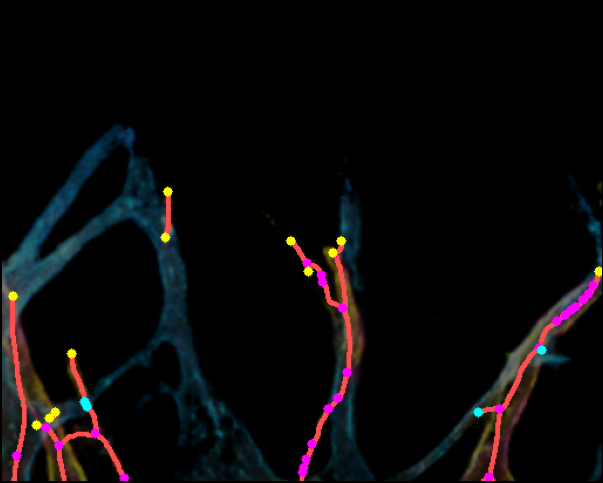
#> input picture panels/per_layer_depth/per_sample/1-16-512_LSGAN_r.png, 603 x 483 px
$ python -i smart_separation.py   (imports and definitions only)
#> lines starting #> are read from the running program, lines starting #| are printed output that depends on the picture; after the words box and inside, x2 and y2 are one past the last pixel; in counts of white or black regions, pixels touching at a corner belong together
"""
Smart depth-layer separation: distinguishes natural transitions (R→Y→B) from crossings (R over B).
Key idea: Yellow (middle layer) acts as a transition indicator.
  - If a hole in R mask contains Y pixels → natural depth transition → fill
  - If a hole in R mask contains B pixels → crossing → DON'T fill
"""
import matplotlib
# [1 line not run here, left out]
import matplotlib.pyplot as plt
import numpy as np
from PIL import Image
import cv2
from pathlib import Path
from skimage.morphology import skeletonize, remove_small_objects
from scipy.ndimage import binary_fill_holes, label
import warnings
# [1 line not run here, left out]

BASE = Path(r'C:\Users\seub1\Desktop\[Paper] Diffusion virtual staining paper\[1] Data')
OUT = Path(r'C:\Users\seub1\Desktop\[Paper] Diffusion virtual staining paper\analysis_output')

def load(p): return np.array(Image.open(p).convert('RGB'))

def get_raw_layers(img, min_area=50):
    """Get raw exclusive hue-based masks without any hole filling."""
#> called with min_area = 50
    hsv = cv2.cvtColor(img, cv2.COLOR_RGB2HSV)
#> hsv: shape (483, 603, 3); mean H, S, V 16.5, 39.7, 14.3
    h, s = hsv[:,:,0], hsv[:,:,1]
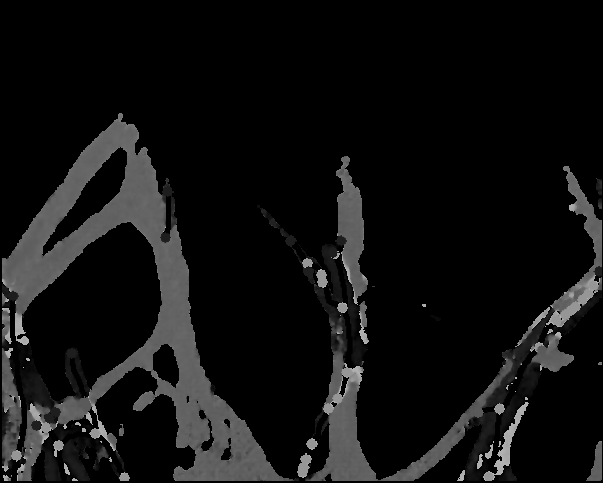
#> h: shape (483, 603); min 0, max 179, mean 16.5
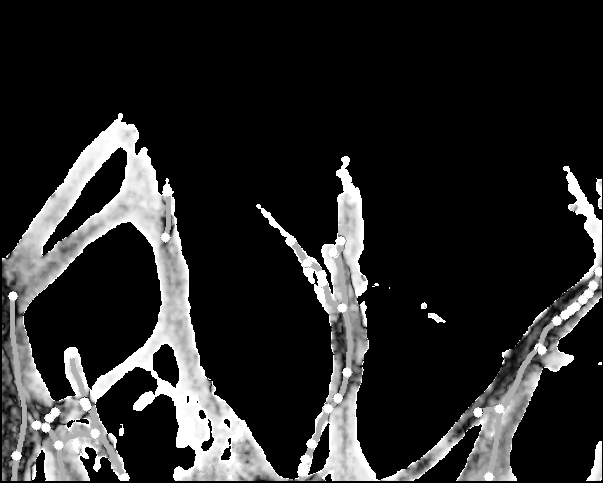
#> s: shape (483, 603); min 0, max 255, mean 39.7
    gray = cv2.cvtColor(img, cv2.COLOR_RGB2GRAY)
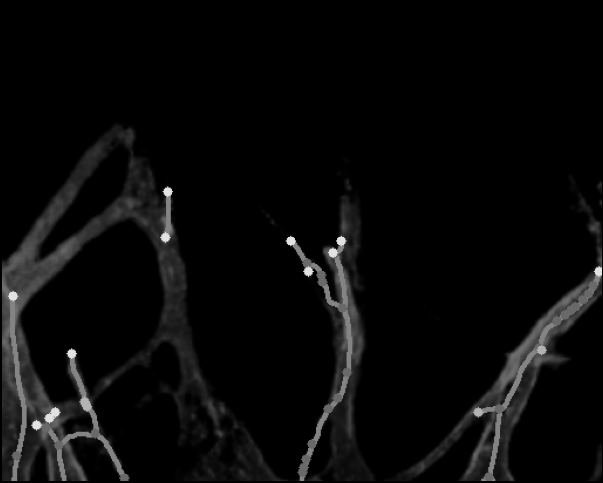
#> gray: shape (483, 603); min 0, max 226, mean 9.2
    fg = (gray > 15) & (s > 30)
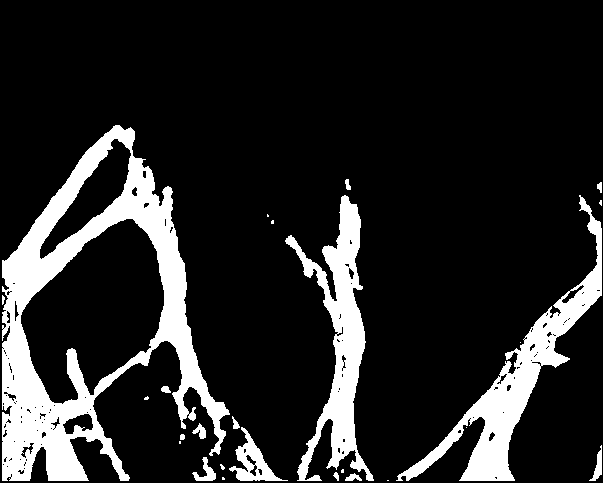
#> fg: shape (483, 603) bool; 15% white; 26 white regions (11 under 20 px), largest, box (x1, y1, x2, y2) and area: (2, 125, 230, 481) 24321, (396, 195, 602, 481) 9238, (285, 195, 374, 481) 8046

    r_mask = ((h <= 12) | (h >= 155)) & fg
#> r_mask: shape (483, 603) bool; 3% white; 73 white regions (48 under 20 px), largest, box (x1, y1, x2, y2) and area: (474, 348, 537, 481) 2214, (2, 300, 36, 453) 1665, (323, 245, 366, 378) 1272
    y_mask = ((h >= 13) & (h <= 55)) & fg
#> y_mask: shape (483, 603) bool; 2.6% white; 97 white regions (64 under 20 px), largest, box (x1, y1, x2, y2) and area: (482, 311, 552, 408) 983, (22, 372, 61, 424) 841, (466, 411, 497, 481) 717
    b_mask = ((h >= 85) & (h <= 140)) & fg
#> b_mask: shape (483, 603) bool; 8.4% white; 57 white regions (31 under 20 px), largest, box (x1, y1, x2, y2) and area: (2, 125, 230, 456) 14777, (327, 380, 374, 481) 1762, (339, 195, 363, 290) 1262

    k = cv2.getStructuringElement(cv2.MORPH_ELLIPSE, (3,3))
    def clean(mask):
        u = cv2.morphologyEx(mask.astype(np.uint8)*255, cv2.MORPH_CLOSE, k, iterations=2)
#> u: shape (483, 603); 3.2% white; 46 white regions (26 under 20 px), largest, box (x1, y1, x2, y2) and area: (474, 348, 537, 483) 2376, (2, 298, 44, 453) 1893, (42, 405, 125, 483) 1473
        u = cv2.morphologyEx(u, cv2.MORPH_OPEN, k, iterations=1)
#> u: shape (483, 603); 3.1% white; 32 white regions (7 under 20 px), largest, box (x1, y1, x2, y2) and area: (474, 349, 537, 483) 2285, (3, 298, 44, 453) 1882, (61, 406, 125, 475) 761
        return remove_small_objects(u > 0, min_size=min_area)

    return clean(r_mask), clean(y_mask), clean(b_mask)
#> in clean (call 2), `u = cv2.morphologyEx(mask.astype(np.uint8)*255, cv2.MORPH_CLOSE, k, it..`: u: shape (483, 603); 2.7% white; 83 white regions (49 under 20 px), largest, box (x1, y1, x2, y2) and area: (482, 311, 552, 408) 1029, (20, 372, 61, 424) 894, (466, 411, 497, 483) 734
#> in clean (call 2), `u = cv2.morphologyEx(u, cv2.MORPH_OPEN, k, iterations=1)`: u: shape (483, 603); 2.6% white; 48 white regions (16 under 20 px), largest, box (x1, y1, x2, y2) and area: (483, 311, 552, 408) 1022, (21, 372, 61, 424) 876, (466, 411, 497, 483) 731
#> in clean (call 3), `u = cv2.morphologyEx(mask.astype(np.uint8)*255, cv2.MORPH_CLOSE, k, it..`: u: shape (483, 603); 8.7% white; 44 white regions (20 under 20 px), largest, box (x1, y1, x2, y2) and area: (0, 125, 284, 483) 16291, (327, 380, 374, 483) 1815, (339, 195, 363, 290) 1282
#> in clean (call 3), `u = cv2.morphologyEx(u, cv2.MORPH_OPEN, k, iterations=1)`: u: shape (483, 603); 8.7% white; 42 white regions (16 under 20 px), largest, box (x1, y1, x2, y2) and area: (0, 125, 230, 456) 14930, (327, 380, 374, 483) 1808, (339, 195, 363, 290) 1277
#> in separate_layers_smart, `overall = gray > 15`: overall: shape (483, 603) bool; 15.4% white; 23 white regions (9 under 20 px), largest, box (x1, y1, x2, y2) and area: (2, 125, 230, 481) 24936, (396, 195, 602, 481) 9737, (285, 195, 374, 481) 8111

def smart_fill_holes(mask, transition_mask, crossing_mask, overall_vessel):
    """
    Fill holes in `mask` only if the hole contains mostly transition pixels.
    Don't fill if hole contains mostly crossing pixels.

    For R mask: transition=Y, crossing=B
    For B mask: transition=Y, crossing=R
    For Y mask: fill all holes (Y is the universal transition layer)
    """
    labeled, n = label(mask)
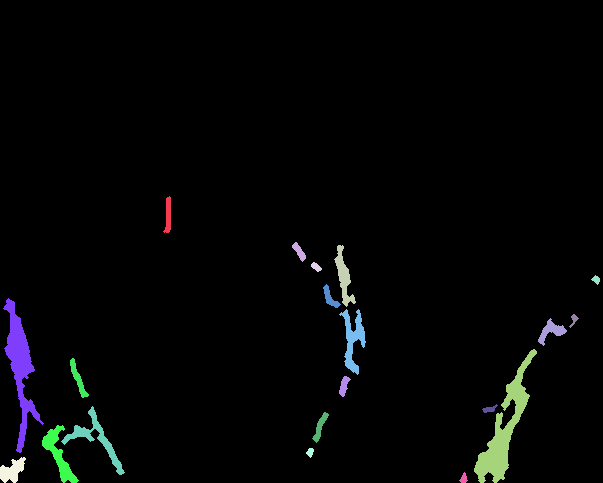
#> labeled: shape (483, 603) int32; 21 distinct labels, from 0 to 20; one colour per label, 0 black
#> n = 20
    filled = mask.copy()
    fill_info = []

    for i in range(1, n + 1):
        comp = labeled == i
        comp_filled = binary_fill_holes(comp)
        hole = comp_filled & ~comp & overall_vessel

        if np.sum(hole) < 5:  # skip tiny holes
            continue

        trans_count = np.sum(hole & transition_mask)
        cross_count = np.sum(hole & crossing_mask)
        total = trans_count + cross_count

        if total == 0:
            # Hole has no other layer pixels → likely just noise, fill it
            filled |= hole
            fill_info.append(('noise', np.sum(hole)))
        elif trans_count > cross_count * 0.5:
            # Mostly transition pixels → natural depth transition → fill
            filled |= hole
            fill_info.append(('transition', np.sum(hole), trans_count, cross_count))
        else:
            # Mostly crossing pixels → different vessel → DON'T fill
            fill_info.append(('crossing', np.sum(hole), trans_count, cross_count))
#> comp: shape (483, 603) bool; 0.02% white; 1 white region, box (x1, y1, x2, y2) and area: (459, 472, 468, 483) 56
#> after the loop, fill_info = []

    return filled, fill_info

def separate_layers_smart(img, min_area=50):
    """Smart layer separation that preserves crossings."""
    r_raw, y_raw, b_raw = get_raw_layers(img, min_area)
    gray = cv2.cvtColor(img, cv2.COLOR_RGB2GRAY)
    overall = gray > 15

    # Smart fill: R holes with Y=transition, B=crossing
    r_filled, r_info = smart_fill_holes(r_raw, y_raw, b_raw, overall)
#> r_info = []
    # Smart fill: B holes with Y=transition, R=crossing
    b_filled, b_info = smart_fill_holes(b_raw, y_raw, r_raw, overall)
#> in smart_fill_holes (call 2), `labeled, n = label(mask)`:
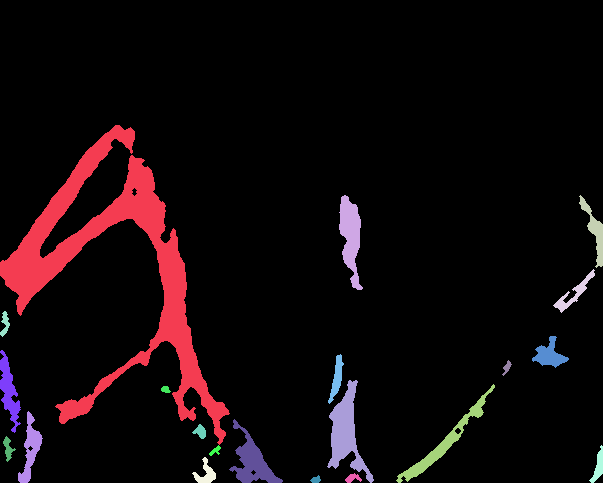
#> labeled: shape (483, 603) int32; 22 distinct labels, from 0 to 21; one colour per label, 0 black
#> in smart_fill_holes (call 2), `labeled, n = label(mask)`: n = 21
#> the loop in smart_fill_holes (call 2), `for i in range(1, n + 1):` made 21 passes
#> (trans_count, cross_count, total) on passes 11, 13: (0, 0, 0), (0, 0, 0)
#> after the loop in smart_fill_holes (call 2), `for i in range(1, n + 1):`: comp: shape (483, 603) bool; 0.02% white; 1 white region, box (x1, y1, x2, y2) and area: (310, 475, 321, 483) 56
#> after the loop in smart_fill_holes (call 2), `for i in range(1, n + 1):`: fill_info = [('noise', 24), ('noise', 13)]
#> b_info = [('noise', 24), ('noise', 13)]
    # Y: fill all holes (universal transition layer)
    y_filled = y_raw.copy()
    y_labeled, y_n = label(y_raw)
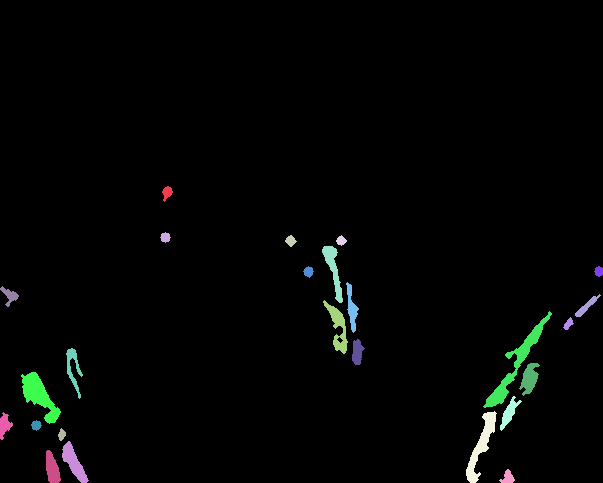
#> y_labeled: shape (483, 603) int32; 26 distinct labels, from 0 to 25; one colour per label, 0 black
#> y_n = 25
    for i in range(1, y_n + 1):
        comp = y_labeled == i
        comp_filled = binary_fill_holes(comp)
        y_filled |= comp_filled & ~comp & overall
#> comp: shape (483, 603) bool; 0.04% white; 1 white region, box (x1, y1, x2, y2) and area: (499, 469, 515, 483) 125

    return r_filled, y_filled, b_filled, r_info, b_info

def old_separate_layers_hf(img, min_area=50):
    """Old method: fill ALL holes (for comparison)."""
    r_raw, y_raw, b_raw = get_raw_layers(img, min_area)
    gray = cv2.cvtColor(img, cv2.COLOR_RGB2GRAY)
    overall = gray > 15

    def fill_all(mask):
        labeled, n = label(mask)
        filled = mask.copy()
        for i in range(1, n + 1):
            comp = labeled == i
            filled |= binary_fill_holes(comp) & ~comp & overall
        return filled

    return fill_all(r_raw), fill_all(y_raw), fill_all(b_raw)

def find_features(skeleton):
    su = skeleton.astype(np.uint8)
    ks = np.array([[1,1,1],[1,0,1],[1,1,1]], dtype=np.uint8)
    nb = cv2.filter2D(su, -1, ks) * su
    return np.argwhere(nb == 1), np.argwhere(nb >= 3)

def dilate_skel(s, t=3):
    k = cv2.getStructuringElement(cv2.MORPH_ELLIPSE, (t, t))
    return cv2.dilate(s.astype(np.uint8)*255, k, iterations=1) > 0

# ===== Test on representative samples =====
gt_multi_dir = BASE / 'Multi-color' / 'Pix2pix'
samples = ['18-19-512', '1-16-512', '9-15-512', '16-18-716', '1-19-716']
layer_colors = [(230, 70, 70), (240, 220, 50), (70, 130, 240)]

# [91 lines not run here, left out]

>>> import cv2
>>> picture = cv2.cvtColor(cv2.imread('../../../../panels/per_layer_depth/per_sample/1-16-512_LSGAN_r.png'), cv2.COLOR_BGR2RGB)
>>> result = separate_layers_smart(picture)
#> result = 5 items

$ run again, on panels/per_layer_depth/per_sample/1-16-512_PBBDM_b.png
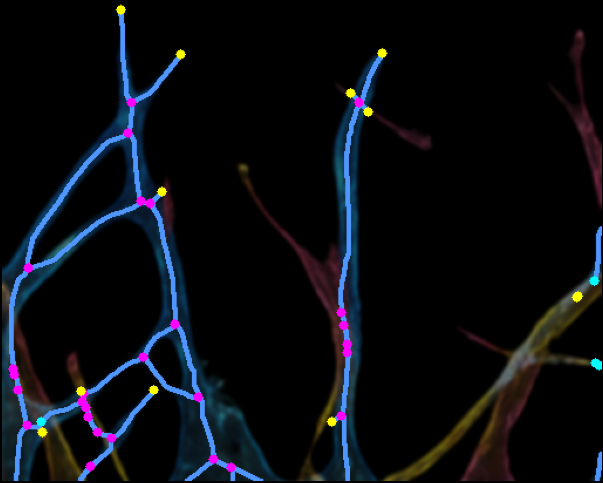
#> input picture panels/per_layer_depth/per_sample/1-16-512_PBBDM_b.png, 603 x 483 px
#> hsv: shape (483, 603, 3); mean H, S, V 23.6, 47.8, 20
#> fg: shape (483, 603) bool; 20% white; 8 white regions (3 under 20 px), largest, box (x1, y1, x2, y2) and area: (2, 4, 287, 481) 33158, (237, 48, 602, 481) 22974, (553, 30, 602, 208) 1854, (591, 451, 602, 481) 176, (500, 367, 511, 380) 80
#> r_mask: shape (483, 603) bool; 3.3% white; 30 white regions (17 under 20 px), largest, box (x1, y1, x2, y2) and area: (460, 360, 541, 481) 2863, (245, 181, 345, 372) 2538, (553, 30, 602, 208) 1854
#> y_mask: shape (483, 603) bool; 3.4% white; 29 white regions (9 under 20 px), largest, box (x1, y1, x2, y2) and area: (502, 275, 602, 367) 2850, (380, 380, 507, 481) 2524, (37, 424, 83, 481) 1445
#> b_mask: shape (483, 603) bool; 12.6% white; 15 white regions (5 under 20 px), largest, box (x1, y1, x2, y2) and area: (2, 14, 287, 481) 26250, (319, 54, 383, 481) 8533, (92, 393, 153, 466) 852
#> overall: shape (483, 603) bool; 20.3% white; 4 white regions, box (x1, y1, x2, y2) and area: (2, 4, 287, 481) 33380, (237, 48, 602, 481) 23650, (553, 30, 602, 208) 1854, (591, 451, 602, 481) 176
#> labeled: shape (483, 603) int32; 12 distinct labels, from 0 to 11
#> n = 11
#> after the loop in smart_fill_holes, `for i in range(1, n + 1):`:
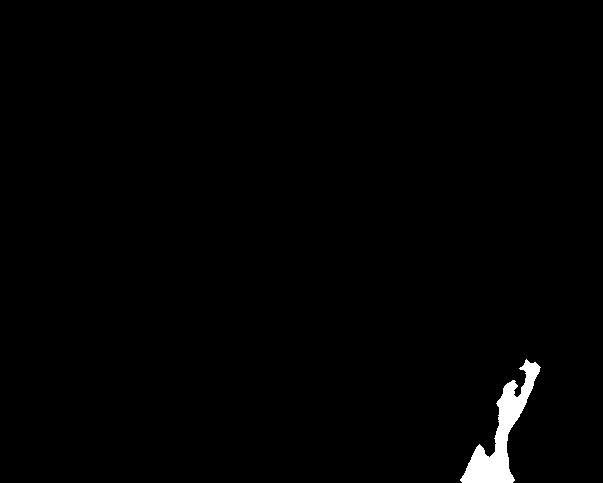
#> comp: shape (483, 603) bool; 1% white; 1 white region, box (x1, y1, x2, y2) and area: (460, 359, 541, 483) 3006
#> after the loop in smart_fill_holes, `for i in range(1, n + 1):`: fill_info = []
#> labeled: shape (483, 603) int32; 11 distinct labels, from 0 to 10
#> the loop in smart_fill_holes (call 2), `for i in range(1, n + 1):` made 10 passes
#> (trans_count, cross_count, total) on passes 1 to 2: (0, 0, 0), (0, 0, 0)
#> b_info = [('noise', 766), ('noise', 122)]
#> in separate_layers_smart, `y_labeled, y_n = label(y_raw)`:
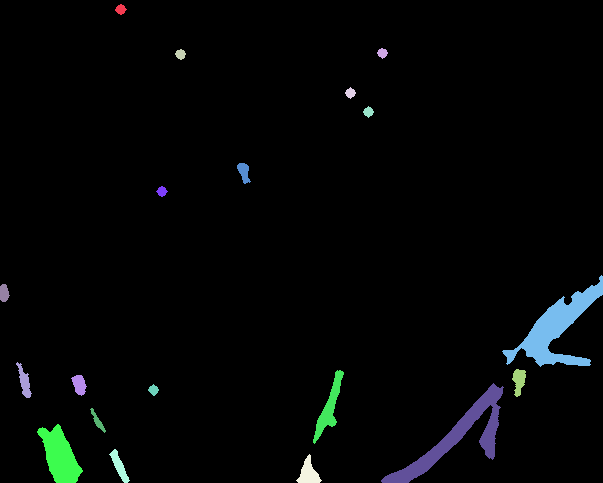
#> y_labeled: shape (483, 603) int32; 20 distinct labels, from 0 to 19; one colour per label, 0 black
#> y_n = 19
#> result = 5 items
